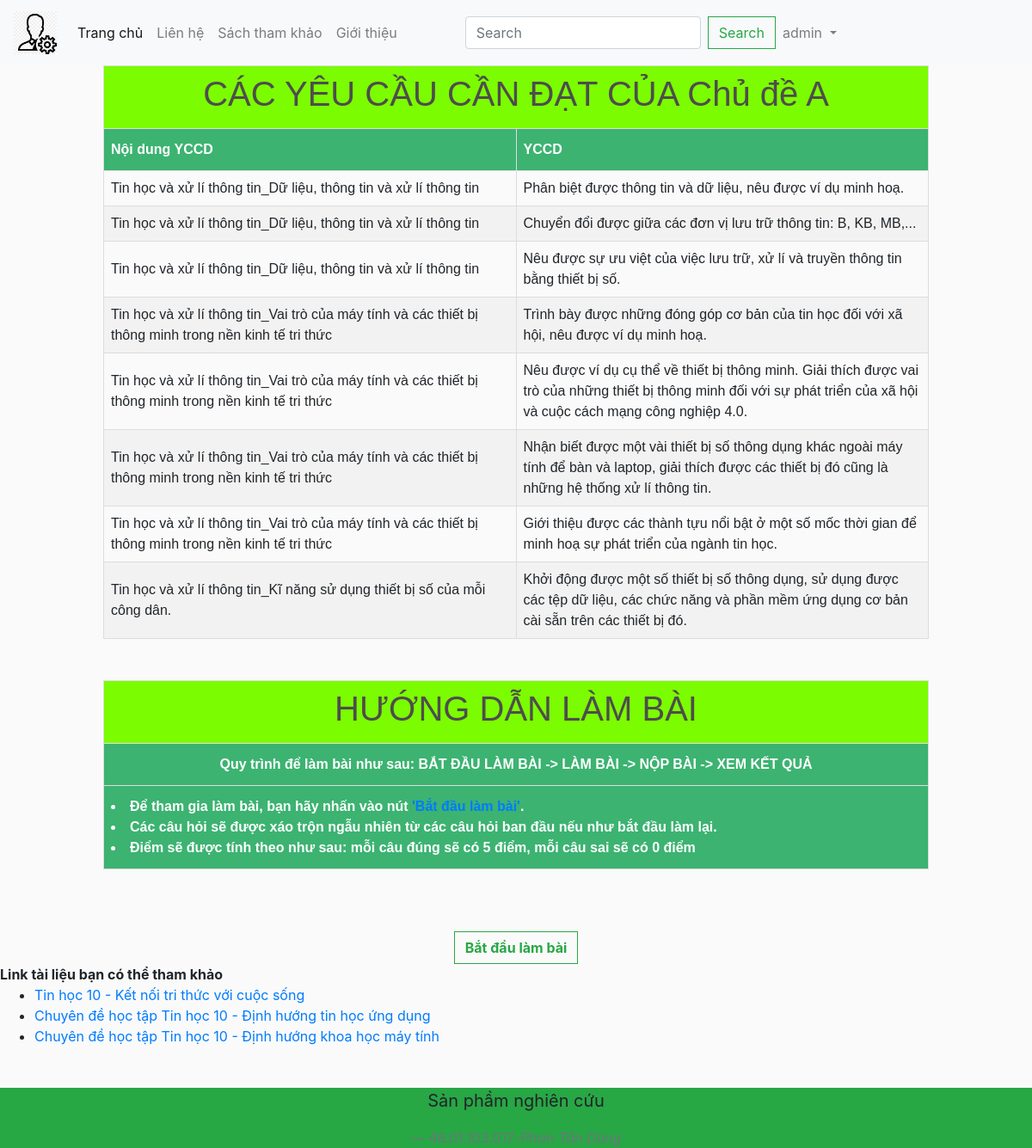
/xem_chu_de/1/ (signed in), run on the app's committed database.
### app/models.py (models this page shows, shortened)
class Course(models.Model):
    grade = models.ForeignKey(Grade,on_delete= models.SET_NULL, blank=True, null= True)
    name = models.CharField(max_length=200, null=True)
    date_create = models.DateTimeField(auto_now_add=True)
    avatar = models.ImageField(null=True, blank=True)

class YCCD(models.Model):
    content_yccd = models.ForeignKey(Content_YCCD,on_delete= models.SET_NULL, blank=True, null= True)
    content = models.CharField(max_length=2000, null=True)

class Content_YCCD(models.Model):
    content = models.CharField(max_length=2000, null=True)
    def __str__(self):
        return self.content

class Reference(models.Model):
    grade= models.ForeignKey(Grade,on_delete= models.SET_NULL, blank=True, null= True)
    name =models.CharField(max_length=200, null=True)
    link= models.CharField(max_length=2000, null=True)
    type = models.CharField(max_length=200, null=True)

### app/views.py (the view)
# urls.py: path('xem_chu_de/<int:course_id>/', views.xem_chu_de, name="xem_chu_de"),
@login_required(login_url='/error/')
def xem_chu_de(request, course_id):
    if request.user.is_authenticated:
        user_not_login="hidden"
        user_login="show"
    else:
        user_not_login="show"
        user_login="hidden"
    course = get_object_or_404(Course, pk=course_id)
    questions = Question.objects.filter(course=course)
    requirements = YCCD.objects.filter(question__in=questions).distinct()
    references = Reference.objects.filter(grade=course.grade)
    context={'course':course,'references':references,'requirements': requirements, 'user_not_login':user_not_login,'user_login':user_login}
    return render(request,'app/xem_chu_de.html',context)

### app/templates/app/xem_chu_de.html (shortened to what this page needs)
<!DOCTYPE html>
{% extends 'app/base.html' %}
{% load static %}
        {%block login%}
            <table id="customers">
                <tr>
                    <td class="colspanned text-center" colspan="6"><h1>CÁC YÊU CẦU CẦN ĐẠT CỦA {{course.name}}</h1>
                    </td>
                  </tr>
                  <tr>
                      <th scope="col">Nội dung YCCD</th>
                      <th scope="col">YCCD</th>
                  </tr>
                  <tbody>
                    {% for requirement in requirements %}
                  <tr>
                    <td>{{ requirement.content_yccd }}</td>
                    <td>{{ requirement.content}}</td>
                  </tr>
                  {% endfor %}
                </tbody>
              </table><br><br>
              <table id="customers">
                <tr>
                    <td class="colspanned text-center" colspan="1"><h1>HƯỚNG DẪN LÀM BÀI</h1>
                    </td>
                  </tr>
                  <tr>
                    <th class=" text-center">Quy trình để làm bài như sau: BẮT ĐẦU LÀM BÀI -> LÀM BÀI -> NỘP BÀI -> XEM KẾT QUẢ</th>
                </tr>
                  <tbody>
                  <tr>
                    <th><li>Để tham gia làm bài, bạn hãy nhấn vào nút <a href="{% url 'take_quiz' course.id %}" > 'Bắt đầu làm bài'</a>.</li>
                      <li>Các câu hỏi sẽ được xáo trộn ngẫu nhiên từ các câu hỏi ban đầu nếu như bắt đầu làm lại.</li>
                      <li>Điểm sẽ được tính theo như sau: mỗi câu đúng sẽ có 5 điểm, mỗi câu sai sẽ có 0 điểm</li>
                     </th>
                  </tr>
                </tbody>
              </table><br>
            <div class="text-center text-muted mt-5 mb-0">
            <a class="btn btn-outline-success btn-center" href="{% url 'take_quiz' course.id %}"><strong>Bắt đầu làm bài</strong></a>              </div>
            <a><strong>Link tài liệu bạn có thể tham khảo</h2></strong></a><br>
            <ul>
                {% for reference in references %}
                    <li><a href="{{ reference.link }}">{{ reference.name }}</a></li>
                {% endfor %}
            </ul>
        {%endblock login%}

### app/templates/app/base.html (shortened to what this page needs)
{% load static %}
<!DOCTYPE html>
<html>
  <head>
    <link rel="stylesheet" href="https://cdn.jsdelivr.net/npm/bootstrap@4.5.3/dist/css/bootstrap.min.css">
    <link href-"{% static 'app/css/style.css' %}" rel="stylesheet" />
    <link href-"{% static 'app/css/owl.carousel.min.css' %}" rel="stylesheet" />
    <link href-"{% static 'app/css/all.min.css' %}" rel="stylesheet" />
    <link rel= "stylesheet" type="text/css" href="{%static 'app/css/main.css'%}">
    <link rel="stylesheet" href="">
  </head>
  <body>
    <nav class="navbar navbar-expand-lg navbar-light bg-light">
      <a class="navbar-brand" href="{% url 'home_admin'%}">
        <img src="{% static 'app/images/home-admin.png' %}" width="50" height="50" />
      </a>
      <div class="collapse navbar-collapse" id="navbarSupportedContent">
        <ul class="navbar-nav mr-auto">
          <li class="nav-item active">
            <a class="nav-link" href="{% url 'home'%}">Trang chủ<span class="sr-only">(current)</span></a>
          </li>
          <li class="nav-item">
            <a class="nav-link" href="https://www.facebook.com/profile.php?id=100017587238895">Liên hệ</a>
          </li>
          <li class="nav-item">
            <a class="nav-link " href="{% url "links_reference" %}" tabindex="-1" aria-disabled="false">Sách tham khảo</a>
          </li>
          <li class="nav-item">
            <a class="nav-link " href="{% url "intro" %}" tabindex="-1" aria-disabled="false">Giới thiệu</a>
          </li>
        </ul>
        <form class="form-inline my-2 my-lg-0" role="search" method = POST action = "{%url 'search'%}">
          <input class="form-control mr-sm-2" type="search" placeholder="Search" aria-label="Search" name= "searched">
          <button class="btn btn-outline-success my-2 my-sm-0" type="submit">Search</button>
        </form>
      </div>
      <div class="navbar-nav me-auto mb-2 mb-lg-0" style= "visibility: {{user_login}}" >
        <li class="nav-item dropdown">
          <a class="nav-link dropdown-toggle" href="#" id="navbarDropdown" role="button" data-toggle="dropdown" aria-haspopup="true" aria-expanded="false">
            <span>{{request.user}}</span>
          </a>
        </li>
      </div>
    </nav>
    {%block login%}{%endblock login%}
    <div class="card-body container--fluid bg-success  text-center p-0 mt-5">
      <blockquote class="blockquote mb-0">
        <p>Sản phầm nghiên cứu</p>
        <footer class="blockquote-footer">46.01.103.017-<cite title="Source Title">Phan Tấn Dũng</cite></footer>
      </blockquote>
    </div>
  </body>
</html>

### app/static/app/css/main.css (style rules this page uses)
body { background-color: hsl(0, 0%, 98%); }
h1,h2,h3,h4,h5,h6 { color:hsl(0, 0%, 30%); }
.btn { border-radius: 0; }

### app/templates/app/xem_chu_de.html (style rules this page uses)
table { width: 50%; margin: 0 auto; border-collapse: collapse; }
#customers { font-family: Arial, Helvetica, sans-serif; border-collapse: collapse; width: 80%; }
th, td { border: 1px solid #ddd; padding: 8px; text-align: left; max-width: 200px; overflow: hidden; text-overflow: ellipsis; word-wrap: break-word; }
#customers tr:nth-child(even) { background-color: #f2f2f2; }
#customers th { padding-top: 12px; padding-bottom: 12px; text-align: left; background-color: #3CB371 ; color: white; }
.colspanned { background-color: #7CFC00 }

### data on the page
Course: name "Chủ đề A"
YCCD: content_yccd "Tin học và xử lí thông tin_Dữ liệu, thông tin và xử lí thông tin", content "Phân biệt được thông tin và dữ liệu, nêu được ví dụ minh hoạ."
YCCD: content_yccd "Tin học và xử lí thông tin_Dữ liệu, thông tin và xử lí thông tin", content "Chuyển đổi được giữa các đơn vị lưu trữ thông tin: B, KB, MB,..."
YCCD: content_yccd "Tin học và xử lí thông tin_Dữ liệu, thông tin và xử lí thông tin", content "Nêu được sự ưu việt của việc lưu trữ, xử lí và truyền thông tin bằng thiết bị số."
YCCD: content_yccd "Tin học và xử lí thông tin_Vai trò của máy tính và các thiết bị thông minh trong nền kinh tế tri thức", content "Trình bày được những đóng góp cơ bản của tin học đối với xã hội, nêu được ví dụ minh hoạ."
YCCD: content_yccd "Tin học và xử lí thông tin_Vai trò của máy tính và các thiết bị thông minh trong nền kinh tế tri thức", content "Nêu được ví dụ cụ thể về thiết bị thông minh. Giải thích được vai trò của những thiết bị thông minh đối với sự phát triển của xã hội và cuộc cách mạng công nghiệp 4.0."
YCCD: content_yccd "Tin học và xử lí thông tin_Vai trò của máy tính và các thiết bị thông minh trong nền kinh tế tri thức", content "Nhận biết được một vài thiết bị số thông dụng khác ngoài máy tính để bàn và laptop, giải thích được các thiết bị đó cũng là những hệ thống xử lí thông tin."
YCCD: content_yccd "Tin học và xử lí thông tin_Vai trò của máy tính và các thiết bị thông minh trong nền kinh tế tri thức", content "Giới thiệu được các thành tựu nổi bật ở một số mốc thời gian để minh hoạ sự phát triển của ngành tin học."
YCCD: content_yccd "Tin học và xử lí thông tin_Kĩ năng sử dụng thiết bị số của mỗi công dân.", content "Khởi động được một số thiết bị số thông dụng, sử dụng được các tệp dữ liệu, các chức năng và phần mềm ứng dụng cơ bản cài sẵn trên các thiết bị đó."
Reference: name "Tin học 10 - Kết nối tri thức với cuộc sống"
Reference: name "Chuyên đề học tập Tin học 10 - Định hướng tin học ứng dụng"
Reference: name "Chuyên đề học tập Tin học 10 - Định hướng khoa học máy tính"

### other printed values
{{ request.user }} "admin"
